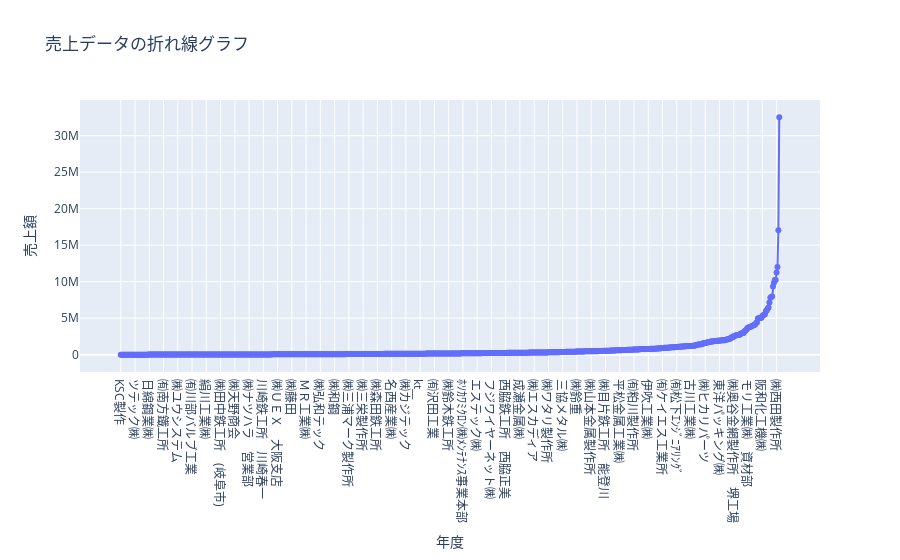

This figure's notebook cell:
### Code cell
fig.show()

### Figure 1 — Plotly figure (JSON) as saved in the notebook; plotly's stock layout.template omitted (floating-point values rounded to 4 significant figures; data arrays with more than 128 entries replaced by an {"elided": "..."} marker saying what was removed)
{"data": [{"mode": "lines+markers", "name": "売上額", "type": "scatter", "x": {"elided": "740 str values"}, "y": {"elided": "740 int values"}}], "layout": {"title": {"text": "売上データの折れ線グラフ"}, "xaxis": {"title": {"text": "年度"}}, "yaxis": {"title": {"text": "売上額"}}}}
